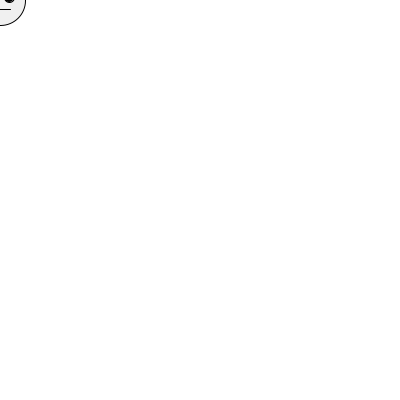
Frame 1 (no input)
Frame 60 (the mouse pressed at the canvas centre just before this capture): identical to frame 1, image omitted
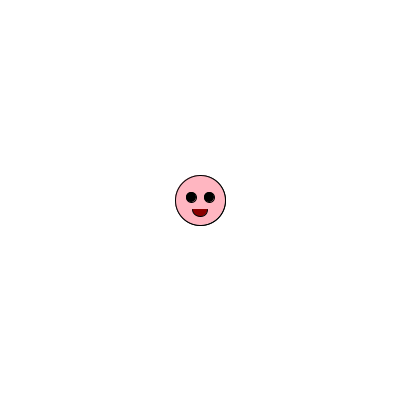
Frame 120 (the mouse held since frame 60 and released just before this capture)

The Processing sketch that drew these frames (run headless with seeded random() and noise(); from frame 60 on, the mouse is pressed at the canvas centre):

// Processing sketch: processing_103279
// ── processing_103279.pde

//Cosmo van Hoff
// 7/8/2013
//Smiley Face
  void setup(){
    size(400,400);
    smooth();
    fill(0,102);
  }
  void draw() {
    background(255);
    fill(240);
    ellipse(mouseX, mouseY, 50,50);
   fill(0);
    ellipse(mouseX-9, mouseY-3, 10, 10);
    fill(0);
    ellipse(mouseX+9, mouseY-3, 10, 10);
    fill(0);
    line(mouseX-10, mouseY+ 9, mouseX+10, mouseY+9);
 
    if(mousePressed==true){
    fill(255,182,193);
    ellipse(mouseX, mouseY, 50,50);
    fill(0);
    ellipse(mouseX-9, mouseY-3, 10, 10);
    fill(0);
    ellipse(mouseX+9, mouseY-3, 10, 10);
    fill(139,0,0);
    arc(mouseX, mouseY+9, 15, 15, radians(0), radians(180));
    }
  }
